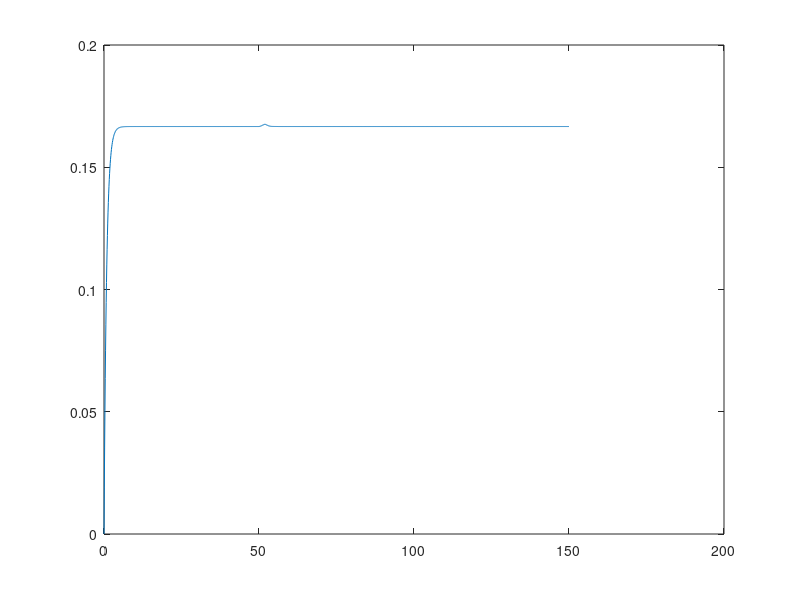
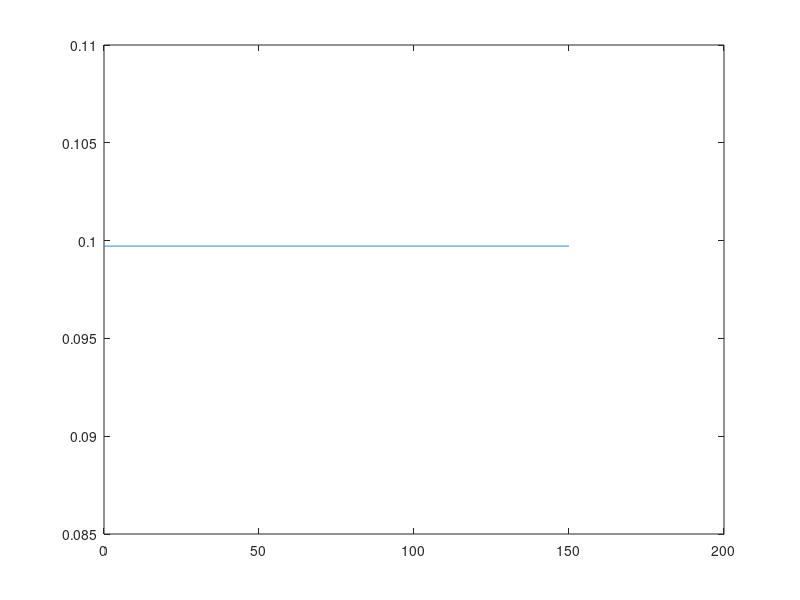

MATLAB code for these plots, in order:
clc;
clearvars;
close all

%%%
d = 4; %dimension of the annihilation and creation operator
J = 1;
W = rand(1,2);
gamma = 1;
P = 0.2; %Incohernet pumping
swtich_H_I = 1;

dt = 0.1;
T = 0:dt:150;

a = diag(sqrt(1:d-1),1); %annihilation operator
I_a = eye(d);
I_b = eye(2);
sig_z = [1,0;0,-1];
sig_m = [0,0;1,0];
sig_p = [0,1;0,0];
gs = [0;1]; %Ground state
es = [1;0]; %Excited state


b1 = kron(sig_m, kron(I_b, I_a));
b2 = kron(I_b, kron(sig_m, I_a));
A = kron(I_b, kron(I_b,a));
% a2 = kron(I_b, a);

H_R = J*(b1'*b2 + b2'*b1);
% H_I = W(1)*(A'*b1 + b1'*A) + W(2)*(A'*b2 + b2'*A );


% b11 = kron
psi = kron(gs,gs); %reservoir 1 : excited, reservoir 2 : ground
Rho_b = psi*psi';



%psi = [0;0;0;0.1];


%Thermal state
nth = 0.1;
Rho_th = 0;

for i=0:d-1
    Rho_th = Rho_th+(nth^i/(1+nth)^(i+1))*I_a(:,i+1)*I_a(:,i+1)';
    % Rho_th = Rho_th + (nth/(1+nth))^i * I_a(:,i+1)*I_a(:,i+1)';
end

for i=0:d-1
    Pn_th(i+1) = I_a(:,i+1)'*Rho_th*I_a(:,i+1);
end

% figure()
% bar(0:d-1, Pn_th, 'r')

% rho = kron(Rho_th, Rho_b);
rho = kron(Rho_b, Rho_th);
trace(rho*b1'*b1)
% trace(Rho_th) %should be 1
% trace(Rho_th*a'*a) %should be n_th
% trace(rho) %should be 1
% trace()


tau = 20;
time = 500;
for t=1:length(T)
    % Pe(t) = kron(es, If(:,1))'*rho*kron(es, If(:,1));
    % correlation(t) = trace(rho*A'*A'*A*A)/trace(rho*A'*A)^2;
    n1(t) = trace(rho*b1'*b1);
    n2(t) = trace(rho*b2'*b2);
    n_a(t) = trace(rho*A'*A); %this should be constant when u add cascade coupling term
    
    % H_I = W(1)*(A*rho*b1' - b1'*A*rho + b1*rho*A' - rho*A'*b1) ...
    %     + W(2)*(A*rho*b2' - b2'*A*rho + b2*rho*A' - rho*A'*b2);
    H = H_R;
    K1 = -1i*(H*rho - rho*H) + (W(1)*(A*rho*b1' - b1'*A*rho + b1*rho*A' - rho*A'*b1) ...
                             + W(2)*(A*rho*b2' - b2'*A*rho + b2*rho*A' - rho*A'*b2))*(t>=time).*(t<time+tau) ...
                             + gamma/2*(2*b1*rho*b1' - rho*b1'*b1 - b1'*b1*rho) ...
                             + gamma/2*(2*b2*rho*b2' - rho*b2'*b2 - b2'*b2*rho) ...
                             + P/2*(2*b1'*rho*b1 - rho*b1*b1' - b1*b1'*rho)...
                             + P/2*(2*b2'*rho*b2 - rho*b2*b2' - b2*b2'*rho);
    rho1 = rho + 0.5*dt*K1;
    K2 = -1i*(H*rho1 - rho1*H) + (W(1)*(A*rho1*b1' - b1'*A*rho1 + b1*rho1*A' - rho1*A'*b1) ...
                               + W(2)*(A*rho1*b2' - b2'*A*rho1 + b2*rho1*A' - rho1*A'*b2))*(t>=time).*(t<time+tau) ...
                               + gamma/2*(2*b1*rho1*b1' - rho1*b1'*b1 - b1'*b1*rho1) ...
                               + gamma/2*(2*b2*rho1*b2' - rho1*b2'*b2 - b2'*b2*rho1) ...
                               + P/2*(2*b1'*rho1*b1 - rho1*b1*b1' - b1*b1'*rho1) ...
                               + P/2*(2*b2'*rho1*b2 - rho1*b2*b2' - b2*b2'*rho1);
    rho2 = rho + 0.5*dt*K2;
    K3 = -1i*(H*rho2 - rho2*H) + (W(1)*(A*rho2*b1' - b1'*A*rho2 + b1*rho2*A' - rho2*A'*b1) ...
                               + W(2)*(A*rho2*b2' - b2'*A*rho2 + b2*rho2*A' - rho2*A'*b2))*(t>=time).*(t<time+tau) ...
                               + gamma/2*(2*b1*rho2*b1' - rho2*b1'*b1 - b1'*b1*rho2) ...
                               + gamma/2*(2*b2*rho2*b2' - rho2*b2'*b2 - b2'*b2*rho2) ...
                               + P/2*(2*b1'*rho2*b1 - rho2*b1*b1' - b1*b1'*rho2) ...
                               + P/2*(2*b2'*rho2*b2 - rho2*b2*b2' - b2*b2'*rho2);
    rho3 = rho + dt*K3;
    K4 = -1i*(H*rho3 - rho3*H) + (W(1)*(A*rho3*b1' - b1'*A*rho3 + b1*rho3*A' - rho3*A'*b1) ...
                               + W(2)*(A*rho3*b2' - b2'*A*rho3 + b2*rho3*A' - rho3*A'*b2))*(t>=time).*(t<time+tau) ...
                               + gamma/2*(2*b1*rho3*b1' - rho3*b1'*b1 - b1'*b1*rho3) ...
                               + gamma/2*(2*b2*rho3*b2' - rho3*b2'*b2 - b2'*b2*rho3) ...
                               + P/2*(2*b1'*rho3*b1 - rho3*b1*b1' - b1*b1'*rho3) ...
                               + P/2*(2*b2'*rho3*b2 - rho3*b2*b2' - b2*b2'*rho3);

    rho = rho + 1/6*dt*(K1+2*K2+2*K3+K4);
end


figure()
plot(T,abs(n1))
hold on
% plot(T,abs(n2))
% 
figure()
plot(T,abs(n_a))